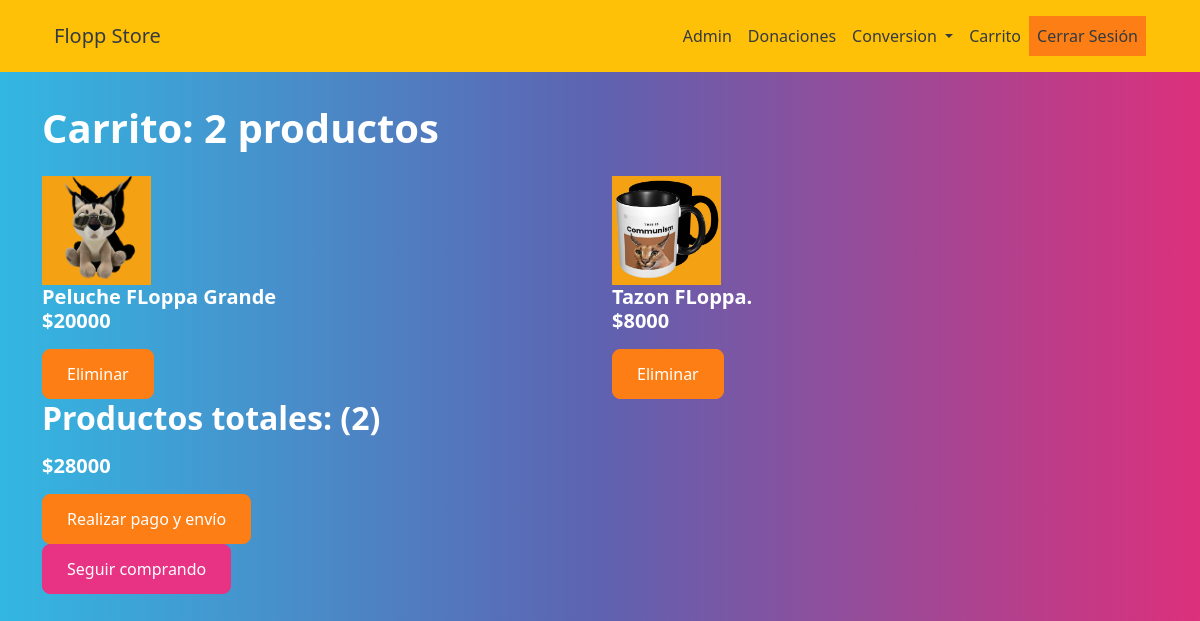
The app's page /carrito/ (signed in), older data.
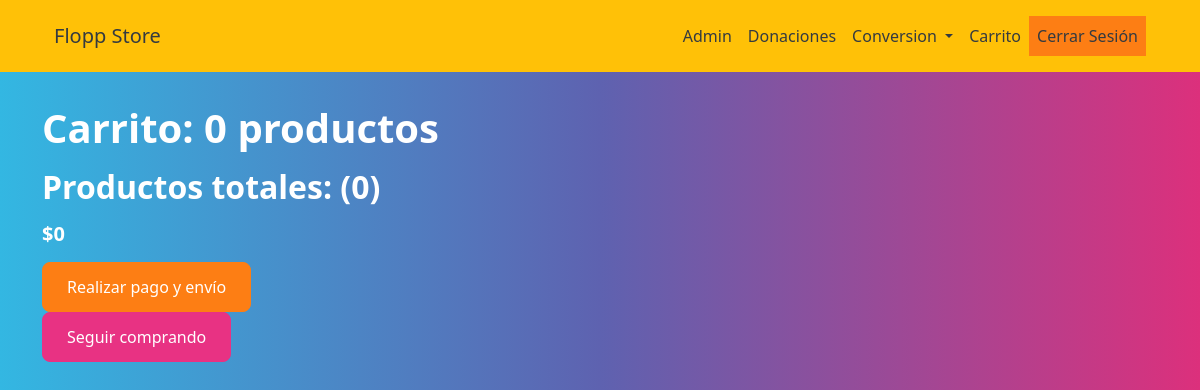
The same page, newer data.
### core/models.py (models this page shows, shortened)
class Carrito(models.Model):
    user = models.ForeignKey(User, on_delete=models.CASCADE)
    total = models.IntegerField(blank=True, default=0)
    productos = models.ForeignKey(Producto, on_delete=models.CASCADE)

class Producto(models.Model):
    nombre = models.CharField(max_length=100, null=True)
    precio = models.IntegerField()
    descripcion = models.CharField(max_length=200, null=True)
    marca = models.CharField(max_length=100, null=True)
    cantidad = models.IntegerField()
    img = models.ImageField()

### core/views.py (the view)
# urls.py: path('carrito/', carrito, name="carrito"),
@login_required(login_url='login')
def carrito(request):
    user = request.user.id
    carrito = Carrito.objects.filter(user_id = user)
    total = 0
    for carritos in carrito:
        total += carritos.productos.precio
    return render(request, 'Carrito.html', {'carrito':carrito, 'total': total})

### template/Carrito.html (shortened to what this page needs)
{% extends 'base.html' %}
{% load static %}
{% block content %}
    <div class="container mt-3">
        <div class="row">
          <h1>Carrito: {{carrito.count}} productos</h1>
        </div>
        <main class="row">
          {% for p in carrito %}
          <div class="col-md-6 order-md-1">
            <img class="card-img-top" src="{{p.productos.img.url}}" alt="Brit care dog adult large breed salmon and potato 12kg" style="max-width: 20%;">
            <div class="card-body">
              <h5 class="card-title">{{p.productos.nombre}}</h5>
              <div class="card-title"> <label class="h5">$</label><label class="h5" id="cardPrice">{{p.productos.precio}}</label></div>
              <a href="{% url 'carritoDelete' p.id %}" class="btn btn-danger">Eliminar</a>
            </div>
          </div>
          {% endfor %}
          <div class="col-md-4 order-md-2">
            <h2>Productos totales: ({{carrito.count}})</h2>
            <p class="lead mt-2"> <div class="card-title"> <label class="h5">$</label><label class="h5" id="cardPrice2">{{total}}</label></div>
            <a href="{% url 'pagar' %}" class="btn btn-danger placeholder-glow">Realizar pago y envío</a>
            <a href="{% url 'home' %}" class="btn btn-primary">Seguir comprando</a>
          </div>
        </main>
{% endblock %}

Row changes from the older to the newer data that the page shows:
removed Carrito: productos.img (picture), productos.nombre "Peluche FLoppa Grande", productos.precio "20000"
removed Carrito: productos.img (picture), productos.nombre "Tazon FLoppa.", productos.precio "8000"
Text that changed along with them:
{{ carrito.count }}: "2" → "0"
{{ total }}: "28000" → "0"
